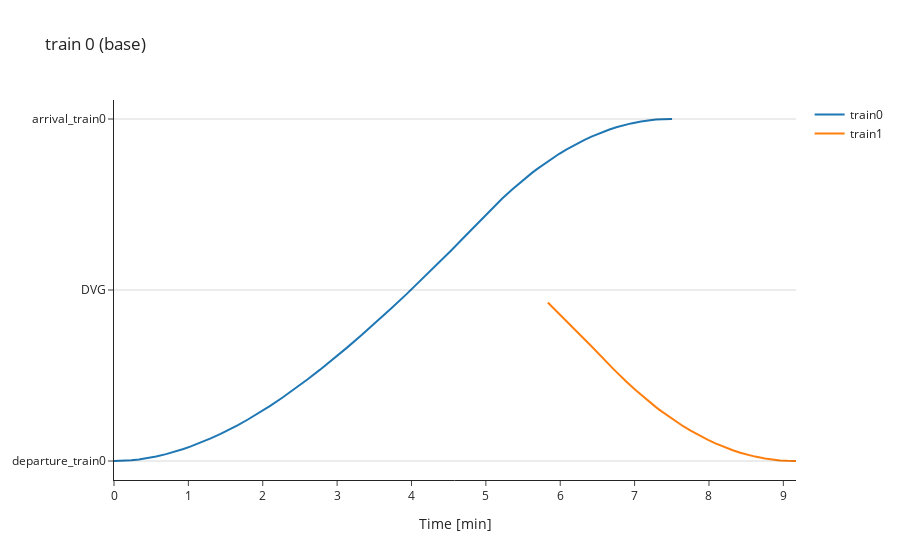

Write notebook code for a chart like this one.
### Code cell
sim.space_time_chart_plotly(0)

### Figure 1 — Plotly figure (JSON) as saved in the notebook; plotly's stock layout.template omitted (floating-point values rounded to 4 significant figures)
{"data": [{"name": "train0", "type": "scatter", "x": [0, 0.1, 0.2333, 0.3333, 0.4667, 0.5667, 0.7, 0.8, 0.9333, 1.033, 1.167, 1.3, 1.433, 1.533, 1.667, 1.8, 1.933, 2.1, 2.267, 2.433, 2.6, 2.767, 2.967, 3.133, 3.333, 3.533, 3.733, 3.933, 4.167, 4.333, 4.533, 4.733, 5.054, 5.12, 5.22, 5.354, 5.487, 5.62, 5.687, 5.787, 5.887, 5.987, 6.087, 6.22, 6.32, 6.42, 6.52, 6.654, 6.754, 6.854, 6.954, 7.087, 7.187, 7.287, 7.387, 7.504], "y": [0, 8.294, 45.07, 91.81, 179.4, 263.9, 400.8, 520.8, 701.7, 852.1, 1072.0, 1314.0, 1578.0, 1790.0, 2092.0, 2414.0, 2757.0, 3213.0, 3697.0, 4207.0, 4743.0, 5300.0, 5997.0, 6598.0, 7342.0, 8110.0, 8899.0, 9709.0, 10680.0, 11390.0, 12250.0, 13130.0, 14571, 14859, 15276, 15804, 16300, 16764, 16984, 17299, 17596, 17875, 18136, 18456, 18675, 18876, 19059, 19275, 19416, 19539, 19644, 19756, 19819, 19864, 19891, 19900]}, {"name": "train1", "type": "scatter", "x": [1.667, 1.767, 1.9, 2, 2.133, 2.233, 2.367, 2.467, 2.6, 2.7, 2.833, 2.967, 3.1, 3.2, 3.333, 3.467, 3.6, 3.767, 3.933, 4.1, 4.267, 4.433, 4.633, 4.8, 5, 5.2, 5.4, 5.6, 5.833, 6, 6.2, 6.4, 6.72, 6.787, 6.887, 7.02, 7.154, 7.287, 7.354, 7.454, 7.554, 7.654, 7.754, 7.887, 7.987, 8.087, 8.187, 8.32, 8.42, 8.52, 8.62, 8.754, 8.854, 8.954, 9.054, 9.17], "y": [null, null, null, null, null, null, null, null, null, null, null, null, null, null, null, null, null, null, null, null, null, null, null, null, null, null, null, null, 9222.0, 8514.0, 7649.0, 6766.0, 5329, 5041, 4624, 4096, 3600, 3136, 2916, 2601, 2304, 2025, 1764, 1444, 1225, 1024, 841, 625, 484, 361, 256, 144, 81, 36, 9, 0]}], "layout": {"hovermode": "x unified", "shapes": [{"line": {"color": "black", "width": 0.5}, "type": "line", "x0": 0, "x1": 1, "xref": "x domain", "y0": 0, "y1": 0, "yref": "y"}, {"line": {"color": "black", "width": 0.5}, "type": "line", "x0": 0, "x1": 1, "xref": "x domain", "y0": 9950, "y1": 9950, "yref": "y"}, {"line": {"color": "black", "width": 0.5}, "type": "line", "x0": 0, "x1": 1, "xref": "x domain", "y0": 19900, "y1": 19900, "yref": "y"}], "title": {"text": "train 0 (base)"}, "xaxis": {"title": {"text": "Time [min]"}}, "yaxis": {"tickmode": "array", "ticktext": ["departure_train0", "DVG", "arrival_train0"], "tickvals": [0, 9950, 19900]}}}
